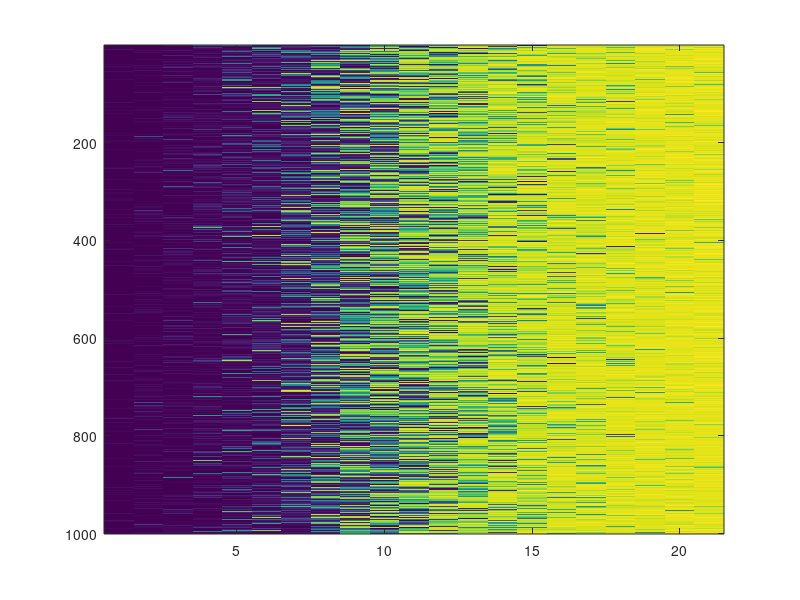
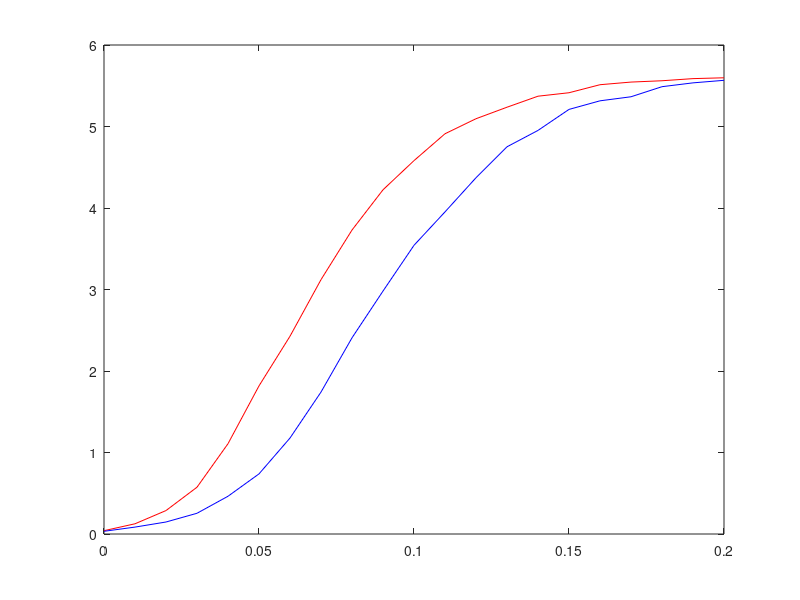
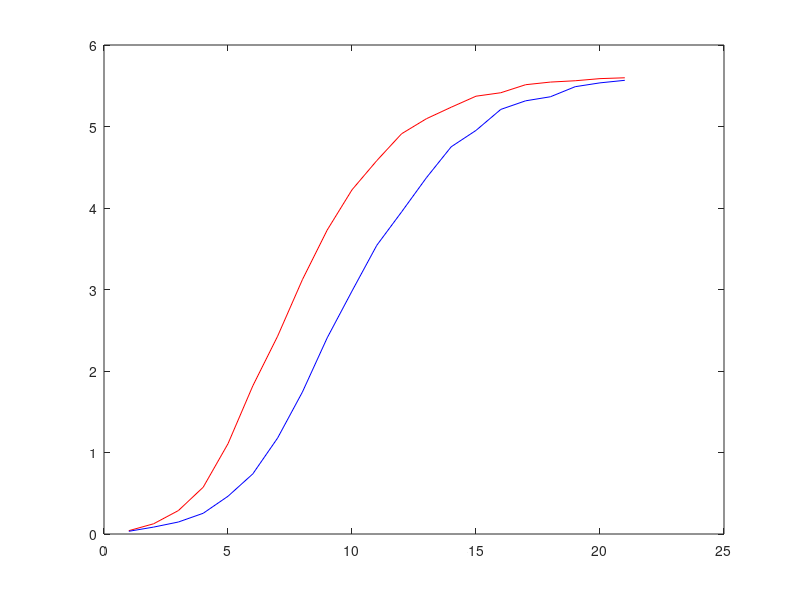

The MATLAB script that drew these images, in order: (Note: this script raises an error after producing the figures.)

%% Condensate looping model
% This version has simulations both from start on and start off
% the version in Fig3 is the start-off case.  The longer the simulation
% runs, the closer these two converge. The hysteresis due to starting
% condition is explored in more detail in figure 5. 

% size of the simulation 
tSamples = 140;
nCells = 1000; % we'll track one particular promoter in N isolated stochastic instances, such as in N cells
nR = 21;
ti = 50; %start period

% model parameters 
loopRates = linspace(0,.2,nR); % 
addPol = .01; % can dedimensionalize on this one
losePol = .25;
tSteps = 140;
clusterMax =  6; %  max cluster size
% if total PolII is conserved, and bound to diverse sites throughout the
% cell, there is an amount P bound at any given time, distributed across n
% spatially segregated promoters with an average of P/n. If the number of
% total promoters is large, our promoter will rarely have more the average
% available to it.
% A more complete model would have this as a drawn from a random
% distribution of available cluster sizes, which serves only to add spread
% to the on values (as would stochastic transcription models). 

%% start ON
startOn = 1;
promoterPolLog1 = zeros(tSamples,nCells,nR);
for r=1:nR
    promoterPol = startOn*clusterMax*ones(1,nCells);
    e= loopRates(r); % .01;  % looks promising for bistable in e

    tt=0;
    
    for t=1:tSteps 
        % promoter gains a Pol molecule
        stoch = rand(nCells,clusterMax+1)  < addPol + e; 
        % its actually faster in Matlab to generate more random numbers
        % than we need (here for Nmax encounters), which saves us having to
        % loop over encouters (even though many loops could exit before
        % Nmax and need fewer total random number draws).  
        for c=1:nCells % would be better to do this without a loop
            stoch(c,promoterPol(c)+2:end) = 0;
        end
        promoterPol(any(stoch,2)) = promoterPol(any(stoch,2))+1;
        promoterPol(promoterPol>clusterMax) = clusterMax;

        % promter loses a pol molecule
        stoch = rand(1,nCells) < losePol;
        promoterPol(stoch) = promoterPol(stoch) - 1;
        promoterPol(promoterPol<0) = 0; 

        if rem(t,round(tSteps/tSamples))==0
            tt=tt+1;
           promoterPolLog1(tt,:,r) = promoterPol;
        end   
    end
    figure(1); clf; 
    imagesc(promoterPolLog1(:,:,r));
    colorbar; colormap('default');
end


timeAveStON = squeeze(mean(promoterPolLog1(ti:end,:,:),1));
figure(1); clf; imagesc(timeAveStON);
popAveStON = mean(timeAveStON,1);
figure(2); clf; plot(loopRates,popAveStON,'r');

%% start off

startOn = 0;

promoterPolLog0 = zeros(tSamples,nCells,nR);
for r=1:nR
    promoterPol = startOn*clusterMax*ones(1,nCells);
    e= loopRates(r); % .01;  % looks promising for bistable in e

    tt=0;
    
    for t=1:tSteps
        stoch = rand(nCells,clusterMax+1)  < addPol + e; % figure(1); clf; imagesc(stoch);
        for c=1:nCells % would be better to do this without a loop
            stoch(c,promoterPol(c)+2:end) = 0;
        end
        promoterPol(any(stoch,2)) = promoterPol(any(stoch,2))+1;
        promoterPol(promoterPol>clusterMax) = clusterMax;

        % promter loses pol
        stoch = rand(1,nCells) < losePol;
        promoterPol(stoch) = promoterPol(stoch) - 1;
        promoterPol(promoterPol<0) = 0; 

        if rem(t,round(tSteps/tSamples))==0
            tt=tt+1;
           promoterPolLog0(tt,:,r) = promoterPol;
        end   
    end
    figure(1); clf; 
    imagesc(promoterPolLog0(:,:,r));
    colorbar; colormap('default');
end


timeAveStOFF = squeeze(mean(promoterPolLog0(ti:end,:,:),1));
figure(1); clf; imagesc(timeAveStOFF);
popAveStOFF = mean(timeAveStOFF,1);
figure(2); hold on; plot(loopRates,popAveStOFF,'b');

%%
f3 = figure(3); clf;
plot(popAveStON,'r'); hold on;
plot(popAveStOFF,'b'); hold on;
violin(timeAveStON,'bandwidth',.02,'plotMean',false,'faceColor',[1 0 0],'alpha',.5); hold on; 
violin(timeAveStOFF,'bandwidth',.02,'plotMean',false,'faceColor',[0 0 1],'alpha',.5); hold on; 
set(gca,'XTick',1:2:nR,'XTickLabel',num2str(loopRates(1:2:nR)',2));
ylim(round([0,1.05*clusterMax]));
set(gcf,'color','w');

%%
savePath = SetFigureSavePath('C:\Shared\Documents\Jordan Looping Model\Revision1\Images\');

f3 = figure(3); clf;
plot(popAveStON,'r'); hold on;
plot(popAveStOFF,'b'); hold on;
violin(timeAveStON,'bandwidth',.02,'plotMean',false,'faceColor',[1 0 0],'alpha',1); hold on; 
violin(timeAveStOFF,'bandwidth',.02,'plotMean',false,'faceColor',[0 0 1],'alpha',1); hold on; 
set(gca,'XTick',1:2:nR,'XTickLabel',num2str(loopRates(1:2:nR)',2));
ylim(round([0,1.05*clusterMax]));
xlabel('loop rate');
ylabel('Promoter associated PolII');
set(gcf,'color','w');

